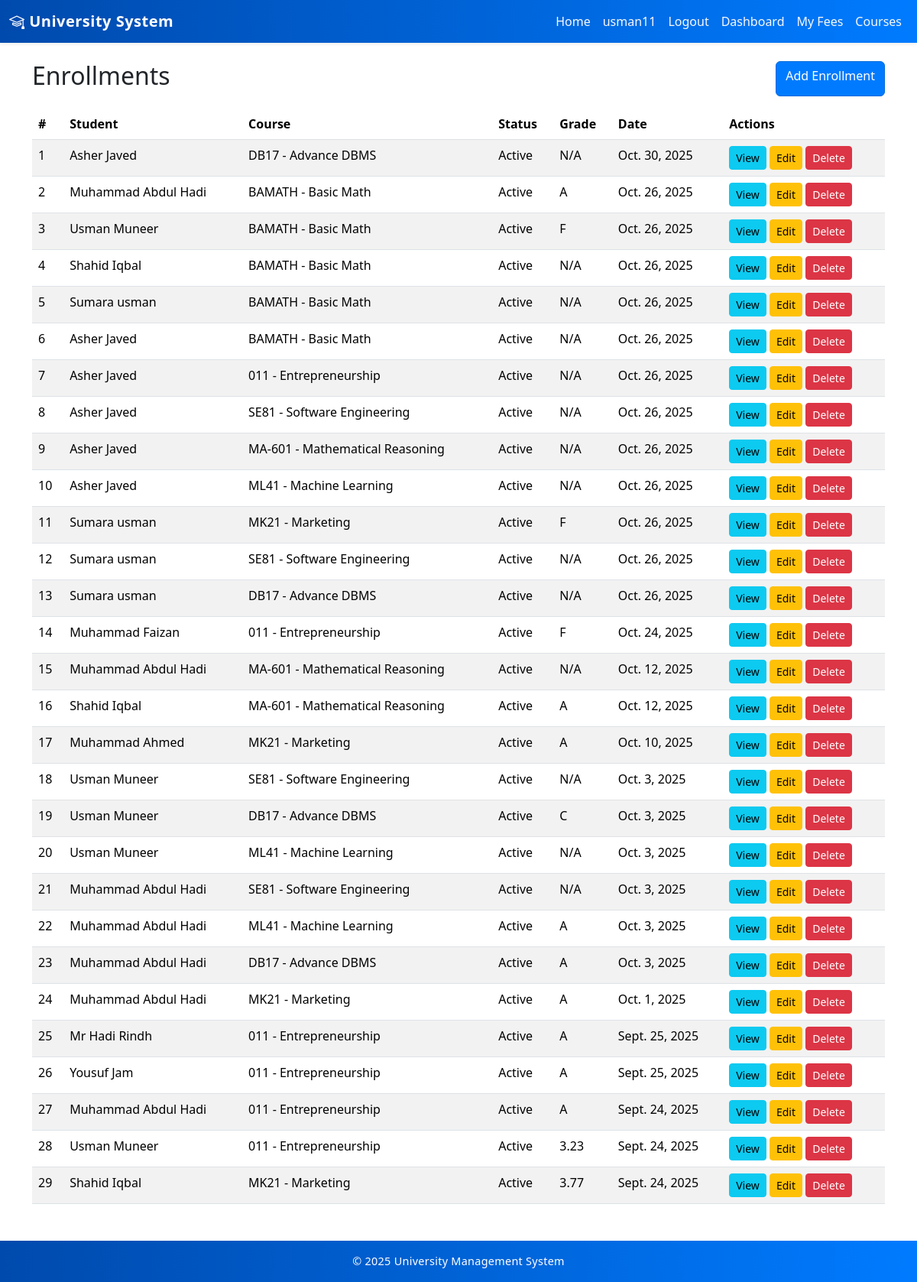
/enrollments/ (signed in), run on the app's committed database.
### core/models.py (models this page shows, shortened)
class Enrollment(models.Model):
    STATUS_CHOICES = [
        ("active", "Active"),
        ("completed", "Completed"),
        ("dropped", "Dropped"),
    ]
    GRADE_CHOICES = [
        ("A", "A"),
        ("B", "B"),
        ("C", "C"),
        ("D", "D"),
        ("F", "F"),
        ("N/A", "Not Graded Yet"),
    ]
    student = models.ForeignKey(Student, on_delete=models.CASCADE, related_name="enrollments")
    course = models.ForeignKey(Course, on_delete=models.CASCADE, related_name="enrollments")
    enrollment_date = models.DateField(default=timezone.now)
    status = models.CharField(max_length=20, choices=STATUS_CHOICES, default="active")
    grade = models.CharField(max_length=5, choices=GRADE_CHOICES, default="N/A")
    class Meta:
        unique_together = ('student', 'course')  # prevent duplicate enrollment

class Student(models.Model):
    user = models.OneToOneField(
        settings.AUTH_USER_MODEL,
        null=True,
        blank=True,
        on_delete=models.SET_NULL,
        related_name='student_profile'
    )
    student_id = models.CharField(max_length=20, unique=True, blank=True, null=True)
    first_name = models.CharField(max_length=50)
    last_name  = models.CharField(max_length=50)
    email      = models.EmailField(unique=True)
    phone      = models.CharField(max_length=15, blank=True)
    date_of_birth = models.DateField(null=True, blank=True)
    address = models.TextField(blank=True)
    enrollment_date = models.DateField(default=timezone.now)
    department = models.ForeignKey(Department, on_delete=models.SET_NULL, null=True, related_name="students")
    profile_image = models.ImageField(upload_to='profiles/', null=True, blank=True)
    ACADEMIC_BACKGROUND_CHOICES = [
        ('FSc Pre-Medical', 'FSc Pre-Medical'),
        ('FSc Pre-Engineering', 'FSc Pre-Engineering'),
        ('ICS', 'ICS'),
        ('ICom', 'ICom'),
        ('FA', 'FA'),
        ('BA', 'BA'),
        ('BSc', 'BSc'),
        ('Other', 'Other'),
    ]
    academic_background = models.CharField(max_length=50, choices=ACADEMIC_BACKGROUND_CHOICES, null=True, blank=True)
    guardian_name = models.CharField(max_length=100, blank=True, null=True)
    guardian_contact = models.CharField(max_length=20, blank=True, null=True)
    semester = models.PositiveIntegerField(default=1)
    cgpa = models.DecimalField(max_digits=4, decimal_places=2, null=True, blank=True)

class Course(models.Model):
    name = models.CharField(max_length=100)
    code = models.CharField(max_length=20, unique=True)
    description = models.TextField(blank=True, null=True)
    credits = models.PositiveIntegerField()
    department = models.ForeignKey(Department, on_delete=models.CASCADE, related_name="courses")
    teacher = models.ForeignKey(Teacher, on_delete=models.SET_NULL, null=True, blank=True, related_name="courses")

### core/views.py (the view)
# urls.py: path('enrollments/', views.enrollments_list, name='enrollments_list'),
def enrollments_list(request):
    enrollments = Enrollment.objects.select_related(
        'student', 'course', 'course__teacher'
    ).order_by('-enrollment_date')
    return render(request, 'core/enrollments/list.html', {'enrollments': enrollments})

### templates/core/enrollments/list.html (shortened to what this page needs)
{% extends 'base.html' %}
{% block content %}
<div class="d-flex justify-content-between mb-3">
  <h2>Enrollments</h2>
  <a class="btn btn-primary" href="{% url 'enrollment_add' %}">Add Enrollment</a>
</div>
<table class="table table-striped">
  <thead><tr><th>#</th><th>Student</th><th>Course</th><th>Status</th><th>Grade</th><th>Date</th><th>Actions</th></tr></thead>
  <tbody>
    {% for e in enrollments %}
      <tr>
        <td>{{ forloop.counter }}</td>
        <td>{{ e.student.first_name }} {{ e.student.last_name }}</td>
        <td>{{ e.course.code }} - {{ e.course.name }}</td>
        <td>{{ e.get_status_display }}</td>
        <td>{{ e.grade }}</td>
        <td>{{ e.enrollment_date }}</td>
        <td>
          <a class="btn btn-sm btn-info" href="{% url 'enrollment_detail' e.pk %}">View</a>
          <a class="btn btn-sm btn-warning" href="{% url 'enrollment_edit' e.pk %}">Edit</a>
          <a class="btn btn-sm btn-danger" href="{% url 'enrollment_delete' e.pk %}">Delete</a>
        </td>
      </tr>
    {% empty %}
      <tr><td colspan="7" class="text-center">No enrollments yet.</td></tr>
    {% endfor %}
  </tbody>
</table>
{% endblock %}

### templates/base.html (shortened to what this page needs)
{% load static %}
<!DOCTYPE html>
<html lang="en">
<head>
  <link rel="stylesheet" href="{% static 'css/style.css' %}">
  <link rel="stylesheet" href="{% static 'css/admin.css' %}">
  <link href="https://cdn.jsdelivr.net/npm/bootstrap@5.3.3/dist/css/bootstrap.min.css" rel="stylesheet">
  <link href="https://cdn.jsdelivr.net/npm/bootstrap-icons@1.11.3/font/bootstrap-icons.css" rel="stylesheet">
</head>
<body>
  <nav class="navbar navbar-expand-lg navbar-dark shadow-sm">
    <div class="container-fluid">
      <a class="navbar-brand fw-bold" href="{% url 'home' %}">
        <i class="bi bi-mortarboard"></i> University System
      </a>
      <div class="collapse navbar-collapse" id="navbarNav">
        <ul class="navbar-nav ms-auto">
          <li class="nav-item">
            <a class="nav-link" href="{% url 'home' %}">Home</a>
          </li>
          {% if user.is_authenticated %}
            <li class="nav-item">
              <a class="nav-link" href="{% url 'profile' %}">
                {{ user.username }}
              </a>
            </li>
            <li class="nav-item">
              <form method="post" action="{% url 'logout' %}" class="d-inline">
                <button type="submit" class="nav-link btn btn-link text-decoration-none" style="color:inherit;">
                  Logout
                </button>
              </form>
            </li>
            {% if user.profile.role|lower == 'admin' %}
              <li class="nav-item"><a class="nav-link" href="{% url 'register' %}">Register</a></li>
              <li class="nav-item"><a class="nav-link" href="{% url 'admin_dashboard' %}">Dashboard</a></li>
              <li class="nav-item"><a class="nav-link" href="{% url 'fee_list' %}">Fees</a></li>
              <li class="nav-item"><a class="nav-link" href="{% url 'students_list' %}">Students</a></li>
              <li class="nav-item"><a class="nav-link" href="{% url 'teachers_list' %}">Teachers</a></li>
              <li class="nav-item"><a class="nav-link" href="{% url 'courses_list' %}">Courses</a></li>
              <li class="nav-item"><a class="nav-link" href="{% url 'department_list' %}">Departments</a></li>
              <li class="nav-item"><a class="nav-link" href="{% url 'enrollments_list' %}">Enrollments</a></li>
            {% elif user.profile.role|lower == 'teacher' %}
              <li class="nav-item"><a class="nav-link" href="{% url 'teacher_dashboard' %}">Dashboard</a></li>
              <li class="nav-item"><a class="nav-link" href="{% url 'students_list' %}">Students</a></li>
              <li class="nav-item"><a class="nav-link" href="{% url 'courses_list' %}">Courses</a></li>
            {% elif user.profile.role|lower == 'student' %}
              <li class="nav-item"><a class="nav-link" href="{% url 'student_dashboard' %}">Dashboard</a></li>
              <li class="nav-item"><a class="nav-link" href="{% url 'my_fee' %}">My Fees</a></li>
              <li class="nav-item"><a class="nav-link" href="{% url 'courses_list' %}">Courses</a></li>
            {% endif %}
          {% else %}
            <li class="nav-item"><a class="nav-link" href="{% url 'login' %}">Login</a></li>
            <li class="nav-item"><a class="nav-link" href="{% url 'students_list' %}">Students</a></li>
            <li class="nav-item"><a class="nav-link" href="{% url 'courses_list' %}">Courses</a></li>
          {% endif %}
        </ul>
      </div>
    </div>
  </nav>
  <div class="container mt-4">
    {% block content %}{% endblock %}
  </div>
  <footer class="text-center py-3 mt-5">
    <p>&copy; 2025 University Management System
    </p>
  </footer>
</body>
</html>

### static/css/style.css (style rules this page uses)
body { font-family: 'Poppins', sans-serif; background-color: #f4f6f9; color: #333; margin: 0; padding: 0; overflow-x: hidden; }
h1, h2, h3, h4, h5 { font-weight: 600; color: #003366; }
a { text-decoration: none; transition: 0.3s ease; }

### templates/base.html (style rules this page uses)
.navbar { background: linear-gradient(90deg, #004aad, #007bff); }
.navbar .navbar-brand { font-weight: 700; letter-spacing: 0.5px; }
.navbar .nav-link { color: #f8f9fa !important; transition: all 0.3s ease-in-out; }
footer { background: linear-gradient(90deg, #004aad, #007bff); color: white; font-size: 0.9rem; }
footer p { margin: 0; letter-spacing: 0.3px; }
.btn-primary { background-color: #007bff; border-color: #0069d9; }

### data on the page
Enrollment: student.first_name "Asher", student.last_name "Javed", course.code "DB17", course.name "Advance DBMS", status "Active", grade "N/A", enrollment_date "Oct. 30, 2025"
Enrollment: student.first_name "Muhammad", student.last_name "Abdul Hadi", course.code "BAMATH", course.name "Basic Math", status "Active", grade "A", enrollment_date "Oct. 26, 2025"
Enrollment: student.first_name "Usman", student.last_name "Muneer", course.code "BAMATH", course.name "Basic Math", status "Active", grade "F", enrollment_date "Oct. 26, 2025"
Enrollment: student.first_name "Shahid", student.last_name "Iqbal", course.code "BAMATH", course.name "Basic Math", status "Active", grade "N/A", enrollment_date "Oct. 26, 2025"
Enrollment: student.first_name "Sumara", student.last_name "usman", course.code "BAMATH", course.name "Basic Math", status "Active", grade "N/A", enrollment_date "Oct. 26, 2025"
Enrollment: student.first_name "Asher", student.last_name "Javed", course.code "BAMATH", course.name "Basic Math", status "Active", grade "N/A", enrollment_date "Oct. 26, 2025"
Enrollment: student.first_name "Asher", student.last_name "Javed", course.code "011", course.name "Entrepreneurship", status "Active", grade "N/A", enrollment_date "Oct. 26, 2025"
Enrollment: student.first_name "Asher", student.last_name "Javed", course.code "SE81", course.name "Software Engineering", status "Active", grade "N/A", enrollment_date "Oct. 26, 2025"
Enrollment: student.first_name "Asher", student.last_name "Javed", course.code "MA-601", course.name "Mathematical Reasoning", status "Active", grade "N/A", enrollment_date "Oct. 26, 2025"
Enrollment: student.first_name "Asher", student.last_name "Javed", course.code "ML41", course.name "Machine Learning", status "Active", grade "N/A", enrollment_date "Oct. 26, 2025"
Enrollment: student.first_name "Sumara", student.last_name "usman", course.code "MK21", course.name "Marketing", status "Active", grade "F", enrollment_date "Oct. 26, 2025"
Enrollment: student.first_name "Sumara", student.last_name "usman", course.code "SE81", course.name "Software Engineering", status "Active", grade "N/A", enrollment_date "Oct. 26, 2025"
Enrollment: student.first_name "Sumara", student.last_name "usman", course.code "DB17", course.name "Advance DBMS", status "Active", grade "N/A", enrollment_date "Oct. 26, 2025"
Enrollment: student.first_name "Muhammad", student.last_name "Faizan", course.code "011", course.name "Entrepreneurship", status "Active", grade "F", enrollment_date "Oct. 24, 2025"
Enrollment: student.first_name "Muhammad", student.last_name "Abdul Hadi", course.code "MA-601", course.name "Mathematical Reasoning", status "Active", grade "N/A", enrollment_date "Oct. 12, 2025"
Enrollment: student.first_name "Shahid", student.last_name "Iqbal", course.code "MA-601", course.name "Mathematical Reasoning", status "Active", grade "A", enrollment_date "Oct. 12, 2025"
Enrollment: student.first_name "Muhammad", student.last_name "Ahmed", course.code "MK21", course.name "Marketing", status "Active", grade "A", enrollment_date "Oct. 10, 2025"
Enrollment: student.first_name "Usman", student.last_name "Muneer", course.code "SE81", course.name "Software Engineering", status "Active", grade "N/A", enrollment_date "Oct. 3, 2025"
Enrollment: student.first_name "Usman", student.last_name "Muneer", course.code "DB17", course.name "Advance DBMS", status "Active", grade "C", enrollment_date "Oct. 3, 2025"
Enrollment: student.first_name "Usman", student.last_name "Muneer", course.code "ML41", course.name "Machine Learning", status "Active", grade "N/A", enrollment_date "Oct. 3, 2025"
Enrollment: student.first_name "Muhammad", student.last_name "Abdul Hadi", course.code "SE81", course.name "Software Engineering", status "Active", grade "N/A", enrollment_date "Oct. 3, 2025"
Enrollment: student.first_name "Muhammad", student.last_name "Abdul Hadi", course.code "ML41", course.name "Machine Learning", status "Active", grade "A", enrollment_date "Oct. 3, 2025"
Enrollment: student.first_name "Muhammad", student.last_name "Abdul Hadi", course.code "DB17", course.name "Advance DBMS", status "Active", grade "A", enrollment_date "Oct. 3, 2025"
Enrollment: student.first_name "Muhammad", student.last_name "Abdul Hadi", course.code "MK21", course.name "Marketing", status "Active", grade "A", enrollment_date "Oct. 1, 2025"
Enrollment: student.first_name "Mr", student.last_name "Hadi Rindh", course.code "011", course.name "Entrepreneurship", status "Active", grade "A", enrollment_date "Sept. 25, 2025"
Enrollment: student.first_name "Yousuf", student.last_name "Jam", course.code "011", course.name "Entrepreneurship", status "Active", grade "A", enrollment_date "Sept. 25, 2025"
Enrollment: student.first_name "Muhammad", student.last_name "Abdul Hadi", course.code "011", course.name "Entrepreneurship", status "Active", grade "A", enrollment_date "Sept. 24, 2025"
Enrollment: student.first_name "Usman", student.last_name "Muneer", course.code "011", course.name "Entrepreneurship", status "Active", grade "3.23", enrollment_date "Sept. 24, 2025"
Enrollment: student.first_name "Shahid", student.last_name "Iqbal", course.code "MK21", course.name "Marketing", status "Active", grade "3.77", enrollment_date "Sept. 24, 2025"

### other printed values
{{ user.username }} "usman11"
